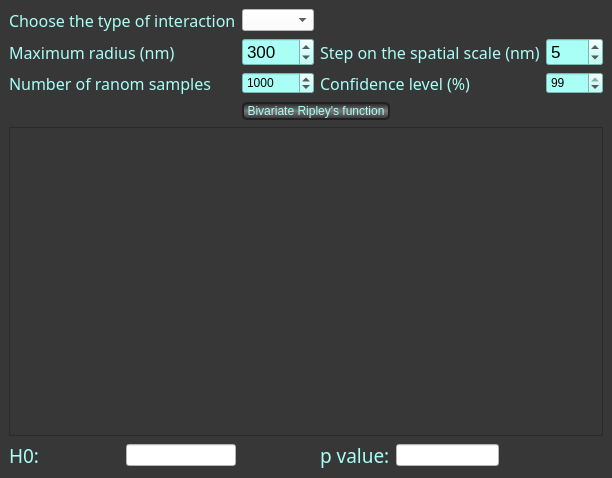
<?xml version="1.0" encoding="UTF-8"?>
<ui version="4.0">
 <class>MainWindow</class>
 <widget class="QMainWindow" name="MainWindow">
  <property name="geometry">
   <rect>
    <x>0</x>
    <y>0</y>
    <width>591</width>
    <height>478</height>
   </rect>
  </property>
  <property name="maximumSize">
   <size>
    <width>5000</width>
    <height>3000</height>
   </size>
  </property>
  <property name="windowTitle">
   <string>GoldExt</string>
  </property>
  <property name="layoutDirection">
   <enum>Qt::LeftToRight</enum>
  </property>
  <property name="styleSheet">
   <string notr="true">background-color: rgb(55, 55, 55);</string>
  </property>
  <widget class="QWidget" name="centralwidget">
   <property name="acceptDrops">
    <bool>false</bool>
   </property>
   <layout class="QGridLayout" name="gridLayout_2">
    <item row="0" column="0">
     <layout class="QGridLayout" name="gridLayout">
      <item row="3" column="5">
       <spacer name="horizontalSpacer">
        <property name="orientation">
         <enum>Qt::Horizontal</enum>
        </property>
        <property name="sizeHint" stdset="0">
         <size>
          <width>40</width>
          <height>20</height>
         </size>
        </property>
       </spacer>
      </item>
      <item row="1" column="0" colspan="2">
       <widget class="QLabel" name="densityLabel_3">
        <property name="font">
         <font>
          <family>.SF NS Text</family>
          <pointsize>12</pointsize>
          <weight>50</weight>
          <italic>false</italic>
          <bold>false</bold>
         </font>
        </property>
        <property name="styleSheet">
         <string notr="true">color: rgb(169, 255, 246);
font: 12pt &quot;.SF NS Text&quot;;</string>
        </property>
        <property name="text">
         <string>Maximum radius (nm)</string>
        </property>
       </widget>
      </item>
      <item row="1" column="3" colspan="3">
       <widget class="QLabel" name="BoxSpatStep">
        <property name="font">
         <font>
          <family>.SF NS Text</family>
          <pointsize>12</pointsize>
          <weight>50</weight>
          <italic>false</italic>
          <bold>false</bold>
         </font>
        </property>
        <property name="styleSheet">
         <string notr="true">color: rgb(169, 255, 246);
font: 12pt &quot;.SF NS Text&quot;;</string>
        </property>
        <property name="text">
         <string>Step on the spatial scale (nm)</string>
        </property>
       </widget>
      </item>
      <item row="0" column="3">
       <spacer name="horizontalSpacer_8">
        <property name="orientation">
         <enum>Qt::Horizontal</enum>
        </property>
        <property name="sizeHint" stdset="0">
         <size>
          <width>40</width>
          <height>20</height>
         </size>
        </property>
       </spacer>
      </item>
      <item row="5" column="0">
       <widget class="QLabel" name="densityLabel_7">
        <property name="font">
         <font>
          <family>.SF NS Text</family>
          <pointsize>14</pointsize>
          <weight>50</weight>
          <italic>false</italic>
          <bold>false</bold>
         </font>
        </property>
        <property name="styleSheet">
         <string notr="true">color: rgb(169, 255, 246);
font: 14pt &quot;.SF NS Text&quot;;</string>
        </property>
        <property name="text">
         <string>H0:</string>
        </property>
       </widget>
      </item>
      <item row="0" column="6">
       <spacer name="horizontalSpacer_11">
        <property name="orientation">
         <enum>Qt::Horizontal</enum>
        </property>
        <property name="sizeHint" stdset="0">
         <size>
          <width>40</width>
          <height>20</height>
         </size>
        </property>
       </spacer>
      </item>
      <item row="3" column="4">
       <spacer name="horizontalSpacer_3">
        <property name="orientation">
         <enum>Qt::Horizontal</enum>
        </property>
        <property name="sizeHint" stdset="0">
         <size>
          <width>40</width>
          <height>20</height>
         </size>
        </property>
       </spacer>
      </item>
      <item row="3" column="0">
       <spacer name="horizontalSpacer_12">
        <property name="orientation">
         <enum>Qt::Horizontal</enum>
        </property>
        <property name="sizeHint" stdset="0">
         <size>
          <width>40</width>
          <height>20</height>
         </size>
        </property>
       </spacer>
      </item>
      <item row="0" column="2">
       <widget class="QComboBox" name="comboBox">
        <property name="styleSheet">
         <string notr="true">color: rgb(0, 0, 0);
background-color: rgb(255, 255, 255)
</string>
        </property>
       </widget>
      </item>
      <item row="3" column="6">
       <spacer name="horizontalSpacer_2">
        <property name="orientation">
         <enum>Qt::Horizontal</enum>
        </property>
        <property name="sizeHint" stdset="0">
         <size>
          <width>40</width>
          <height>20</height>
         </size>
        </property>
       </spacer>
      </item>
      <item row="2" column="0" colspan="2">
       <widget class="QLabel" name="densityLabel_5">
        <property name="font">
         <font>
          <family>.SF NS Text</family>
          <pointsize>12</pointsize>
          <weight>50</weight>
          <italic>false</italic>
          <bold>false</bold>
         </font>
        </property>
        <property name="styleSheet">
         <string notr="true">color: rgb(169, 255, 246);
font: 12pt &quot;.SF NS Text&quot;;</string>
        </property>
        <property name="text">
         <string>Number of ranom samples</string>
        </property>
       </widget>
      </item>
      <item row="2" column="6">
       <widget class="QSpinBox" name="spinBoxSims_level">
        <property name="styleSheet">
         <string notr="true">background-color: rgb(169, 255, 246);</string>
        </property>
        <property name="maximum">
         <number>99</number>
        </property>
        <property name="singleStep">
         <number>1</number>
        </property>
        <property name="value">
         <number>99</number>
        </property>
        <property name="displayIntegerBase">
         <number>10</number>
        </property>
       </widget>
      </item>
      <item row="3" column="2" colspan="2">
       <widget class="QPushButton" name="pushButton">
        <property name="styleSheet">
         <string notr="true">border-style: solid;
border-color: #212121;
border-width: 2px;
border-radius: 5px;
background-color: QLinearGradient( x1: 0, y1: 0, x2: 0, y2: 1, stop: 0 #333 stop: 0.1 #333, stop: 0.49 #777, stop: 0.5 #777, stop: 1 #333);

color: rgb(169, 255, 246);</string>
        </property>
        <property name="text">
         <string>Bivariate Ripley's function</string>
        </property>
       </widget>
      </item>
      <item row="1" column="6">
       <widget class="QDoubleSpinBox" name="SpinBoxSpatStep">
        <property name="font">
         <font>
          <pointsize>13</pointsize>
         </font>
        </property>
        <property name="styleSheet">
         <string notr="true">background-color: rgb(169, 255, 246);</string>
        </property>
        <property name="decimals">
         <number>0</number>
        </property>
        <property name="minimum">
         <double>0.000000000000000</double>
        </property>
        <property name="maximum">
         <double>100.000000000000000</double>
        </property>
        <property name="singleStep">
         <double>1.000000000000000</double>
        </property>
        <property name="value">
         <double>5.000000000000000</double>
        </property>
       </widget>
      </item>
      <item row="4" column="0" colspan="7">
       <widget class="PlotWidget" name="graphicsView"/>
      </item>
      <item row="0" column="0" colspan="2">
       <widget class="QLabel" name="densityLabel">
        <property name="font">
         <font>
          <family>.SF NS Text</family>
          <pointsize>12</pointsize>
          <weight>50</weight>
          <italic>false</italic>
          <bold>false</bold>
         </font>
        </property>
        <property name="styleSheet">
         <string notr="true">color: rgb(169, 255, 246);
font: 12pt &quot;.SF NS Text&quot;;</string>
        </property>
        <property name="text">
         <string>Choose the type of interaction</string>
        </property>
       </widget>
      </item>
      <item row="3" column="1">
       <spacer name="horizontalSpacer_5">
        <property name="orientation">
         <enum>Qt::Horizontal</enum>
        </property>
        <property name="sizeHint" stdset="0">
         <size>
          <width>40</width>
          <height>20</height>
         </size>
        </property>
       </spacer>
      </item>
      <item row="0" column="4">
       <spacer name="horizontalSpacer_9">
        <property name="orientation">
         <enum>Qt::Horizontal</enum>
        </property>
        <property name="sizeHint" stdset="0">
         <size>
          <width>40</width>
          <height>20</height>
         </size>
        </property>
       </spacer>
      </item>
      <item row="1" column="2">
       <widget class="QDoubleSpinBox" name="SpinBoxRadius">
        <property name="font">
         <font>
          <pointsize>13</pointsize>
         </font>
        </property>
        <property name="styleSheet">
         <string notr="true">background-color: rgb(169, 255, 246);</string>
        </property>
        <property name="decimals">
         <number>0</number>
        </property>
        <property name="minimum">
         <double>0.000000000000000</double>
        </property>
        <property name="maximum">
         <double>2000.000000000000000</double>
        </property>
        <property name="singleStep">
         <double>50.000000000000000</double>
        </property>
        <property name="value">
         <double>300.000000000000000</double>
        </property>
       </widget>
      </item>
      <item row="2" column="5">
       <spacer name="horizontalSpacer_4">
        <property name="orientation">
         <enum>Qt::Horizontal</enum>
        </property>
        <property name="sizeHint" stdset="0">
         <size>
          <width>40</width>
          <height>20</height>
         </size>
        </property>
       </spacer>
      </item>
      <item row="5" column="1">
       <widget class="QLineEdit" name="lineEdit_4">
        <property name="styleSheet">
         <string notr="true">border-color:black;
background-color: white;
color:black</string>
        </property>
       </widget>
      </item>
      <item row="2" column="3" colspan="2">
       <widget class="QLabel" name="densityLabel_6">
        <property name="font">
         <font>
          <family>.SF NS Text</family>
          <pointsize>12</pointsize>
          <weight>50</weight>
          <italic>false</italic>
          <bold>false</bold>
         </font>
        </property>
        <property name="styleSheet">
         <string notr="true">color: rgb(169, 255, 246);
font: 12pt &quot;.SF NS Text&quot;;</string>
        </property>
        <property name="text">
         <string>Confidence level (%)</string>
        </property>
       </widget>
      </item>
      <item row="0" column="5">
       <spacer name="horizontalSpacer_10">
        <property name="orientation">
         <enum>Qt::Horizontal</enum>
        </property>
        <property name="sizeHint" stdset="0">
         <size>
          <width>40</width>
          <height>20</height>
         </size>
        </property>
       </spacer>
      </item>
      <item row="2" column="2">
       <widget class="QSpinBox" name="spinBoxSims">
        <property name="styleSheet">
         <string notr="true">background-color: rgb(169, 255, 246);</string>
        </property>
        <property name="maximum">
         <number>10000</number>
        </property>
        <property name="singleStep">
         <number>100</number>
        </property>
        <property name="value">
         <number>1000</number>
        </property>
        <property name="displayIntegerBase">
         <number>10</number>
        </property>
       </widget>
      </item>
      <item row="5" column="6">
       <spacer name="horizontalSpacer_6">
        <property name="orientation">
         <enum>Qt::Horizontal</enum>
        </property>
        <property name="sizeHint" stdset="0">
         <size>
          <width>40</width>
          <height>20</height>
         </size>
        </property>
       </spacer>
      </item>
      <item row="5" column="5">
       <spacer name="horizontalSpacer_7">
        <property name="orientation">
         <enum>Qt::Horizontal</enum>
        </property>
        <property name="sizeHint" stdset="0">
         <size>
          <width>40</width>
          <height>20</height>
         </size>
        </property>
       </spacer>
      </item>
      <item row="5" column="4">
       <widget class="QLineEdit" name="lineEdit_5">
        <property name="minimumSize">
         <size>
          <width>51</width>
          <height>0</height>
         </size>
        </property>
        <property name="styleSheet">
         <string notr="true">border-color:black;
background-color: white;
</string>
        </property>
       </widget>
      </item>
      <item row="5" column="3">
       <widget class="QLabel" name="densityLabel_8">
        <property name="font">
         <font>
          <family>.SF NS Text</family>
          <pointsize>14</pointsize>
          <weight>50</weight>
          <italic>false</italic>
          <bold>false</bold>
         </font>
        </property>
        <property name="styleSheet">
         <string notr="true">color: rgb(169, 255, 246);
font: 14pt &quot;.SF NS Text&quot;;</string>
        </property>
        <property name="text">
         <string>p value:</string>
        </property>
       </widget>
      </item>
     </layout>
    </item>
   </layout>
  </widget>
  <action name="actionOpen">
   <property name="text">
    <string>Open</string>
   </property>
  </action>
  <action name="actionQuit">
   <property name="text">
    <string>Quit</string>
   </property>
  </action>
 </widget>
 <customwidgets>
  <customwidget>
   <class>PlotWidget</class>
   <extends>QGraphicsView</extends>
   <header>pyqtgraph</header>
  </customwidget>
 </customwidgets>
 <resources/>
 <connections/>
</ui>
